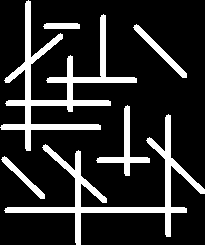
#> input picture Practical 7/data/lines.png, 205 x 245 px, found by its file name
$ python Horizontal.py
#> lines starting #> are read from the running program, lines starting #| are printed output that depends on the picture; after the words box and inside, x2 and y2 are one past the last pixel; in counts of white or black regions, pixels touching at a corner belong together
import cv2
import numpy as np

img = cv2.imread('../data/lines.png', 0)
#> img: shape (245, 205); 16.9% white; 6 white regions, box (x1, y1, x2, y2) and area: (0, 0, 137, 151) 3611, (4, 114, 205, 245) 3181, (96, 105, 150, 176) 696, (133, 24, 187, 78) 459, (1, 156, 45, 199) 346, (43, 23, 80, 29) 213

# binr = cv2.threshold(img, 0, 255, cv2.THRESH_BINARY + cv2.THRESH_OTSU)[1]

kernel = np.ones((2, 19), np.uint8)

horizontalLines = cv2.erode(img, kernel, iterations=1)
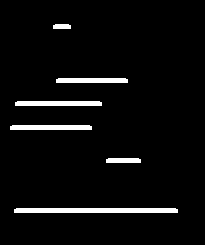
#> horizontalLines: shape (245, 205); 4.5% white; 6 white regions, box (x1, y1, x2, y2) and area: (14, 208, 178, 213) 816, (15, 101, 102, 106) 431, (10, 125, 92, 130) 406, (56, 78, 128, 83) 356, (106, 158, 141, 163) 171, (53, 24, 71, 29) 86
cv2.imshow('vertical', horizontalLines)

cv2.waitKey(0)
cv2.destroyAllWindows()

$ run again, with Practical 7/data/img.png copied over Practical 7/data/lines.png
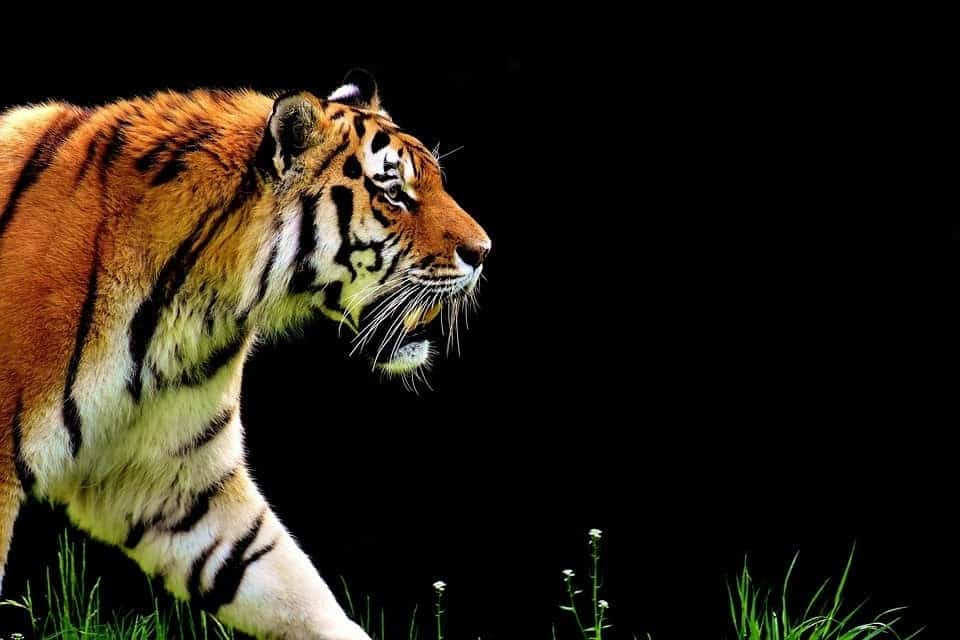
#> input picture Practical 7/data/img.png, 960 x 640 px, found by its file name
#> `img = cv2.imread('../data/lines.png', 0)`:
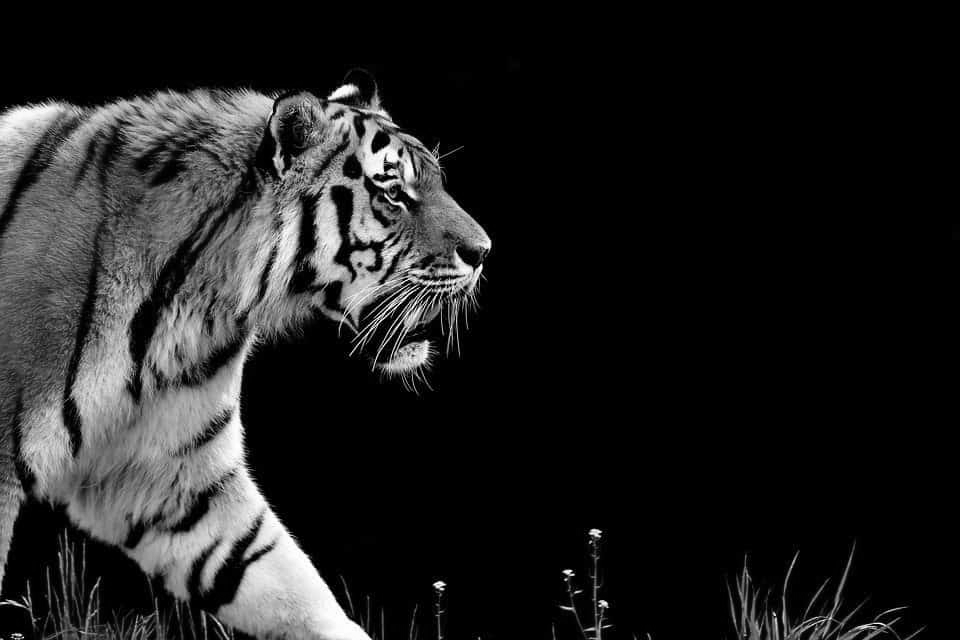
#> img: shape (640, 960); min 0, max 255, mean 33
#> `horizontalLines = cv2.erode(img, kernel, iterations=1)`:
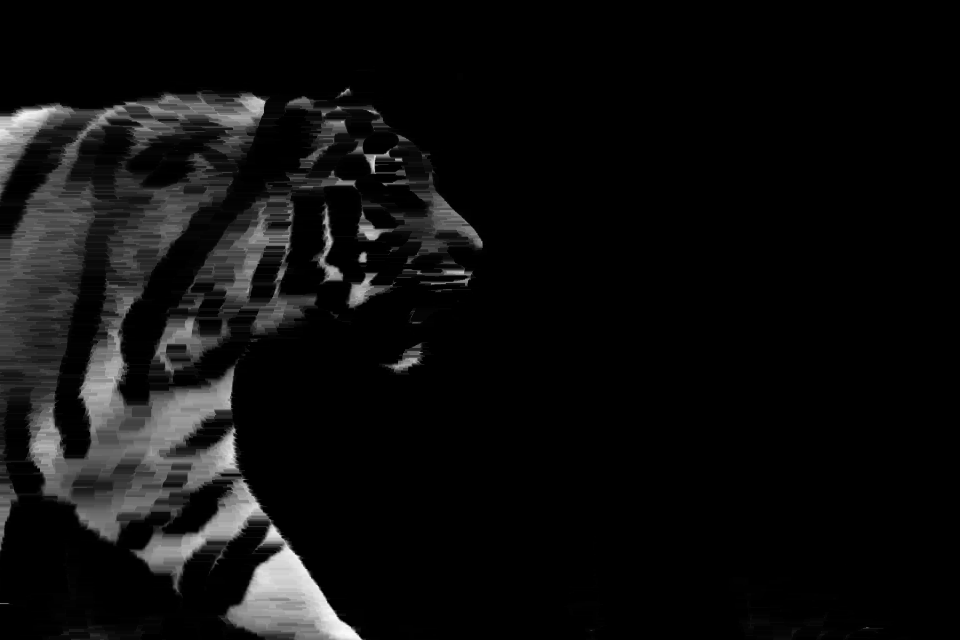
#> horizontalLines: shape (640, 960); min 0, max 251, mean 14.3
